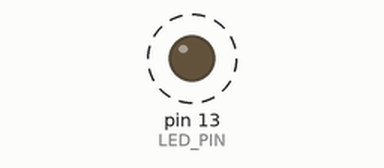
The sketch below on a simulated Arduino Uno, built with avr-gcc and run on an emulated ATmega328P. Parts: output pins drawn as LEDs (lit = HIGH). Dashed ring = blinking.

Above: at 0.2 s.
Timing chart, 0 to 3.0 s (numbered marks = the images above):
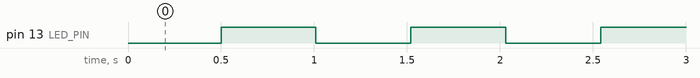

The sketch:

Clock_using_interrupts.ino
```cpp
// (licence header left out)
/* @Warning - this code breaks if you use any timer-2 functions such as tone.
 *
 * @Warning - there is a bug between the timer ISR and the Arduino analogWrite function.  If you
 * need to use the PWM from within the ISR then use the "fast PWM"
 *
 *
 * Arduino - SecretsOfArduinoPWM (http://arduino.cc/en/Tutorial/SecretsOfArduinoPWM)
 *
 *    void setup(){
 *        .
 *        .
 *        .
 *        pinMode(3, OUTPUT);
 *        pinMode(11, OUTPUT);
 *        TCCR2A = _BV(COM2A1) | _BV(COM2B1) | _BV(WGM21) | _BV(WGM20);
 *        TCCR2B = _BV(CS22);                                               // This register controls PWM frequency

 *        OCR2A = 0;                                                        // Arduino I/O pin # 11 duty cycle
 *        OCR2B = 0;                                                        // Arduino I/O pin # 3 duty cycle
 *        .
 *        .
 *        .
 *    }
 *
 *    void loop(){
 *        .
 *        .
 *        .
 *        OCR2A = pin_11_PWM_DC;
 *        OCR2B = pin_3_PWM_DC;
 *        .
 *        .
 *        .
 *    }
 */


// AVR GCC libraries for more information see:
//     avr-libc: Modules (http://www.nongnu.org/avr-libc/user-manual/modules.html)
//     The GNU C Library (https://www.gnu.org/software/libc/manual/)

    #include <avr/io.h>
    #include <avr/interrupt.h>
    #include <stdint.h>
    #include <string.h>
    #include <ctype.h>

// Alias

    #define LED_PIN 13
    #define F_CLK 16000000L

// Project specific includes

// Global variables


void setup(){

    pinMode(LED_PIN, OUTPUT);

    init_timer_1_CTC(100);                          // Enable the timer ISR
}


/*********************************************************************************
 *  ______  ____   _____   ______  _____  _____    ____   _    _  _   _  _____
 * |  ____|/ __ \ |  __ \ |  ____|/ ____||  __ \  / __ \ | |  | || \ | ||  __ \
 * | |__  | |  | || |__) || |__  | |  __ | |__) || |  | || |  | ||  \| || |  | |
 * |  __| | |  | ||  _  / |  __| | | |_ ||  _  / | |  | || |  | || . ` || |  | |
 * | |    | |__| || | \ \ | |____| |__| || | \ \ | |__| || |__| || |\  || |__| |
 * |_|     \____/ |_|  \_\|______|\_____||_|  \_\ \____/  \____/ |_| \_||_____/
 *
 ********************************************************************************/

ISR(TIMER1_COMPA_vect){

/** @brief This Interrupt Service Routine (ISR) serves as the 100 Hz heartbeat
 * for the Arduino. See the companion function init_timer_1_CTC for additional
 * information.
 *
 * @ Note:
 *    1) Compiler generated code pushes status register and any used registers to stack.
 *    2) Calling a subroutine from the ISR causes compiler to save all 32 registers; a
 *       slow operation (fact check).
 *    3) Status and used registers are popped by compiler generated code.
 */

    static uint8_t LED_shadow;
    static uint8_t time_in_state = 0;

    time_in_state++;

    if (time_in_state > 50){
        time_in_state = 0;
        LED_shadow = !LED_shadow;
    }

    digitalWrite(LED_PIN, LED_shadow);

}


/*********************************************************************************
 *  ____            _____  _  __ _____  _____    ____   _    _  _   _  _____
 * |  _ \    /\    / ____|| |/ // ____||  __ \  / __ \ | |  | || \ | ||  __ \
 * | |_) |  /  \  | |     | ' /| |  __ | |__) || |  | || |  | ||  \| || |  | |
 * |  _ <  / /\ \ | |     |  < | | |_ ||  _  / | |  | || |  | || . ` || |  | |
 * | |_) |/ ____ \| |____ | . \| |__| || | \ \ | |__| || |__| || |\  || |__| |
 * |____//_/    \_\\_____||_|\_\\_____||_|  \_\ \____/  \____/ |_| \_||_____/
 *
 ********************************************************************************/

void loop(){

  // Nothing to see here...

}


/********************************************************************************/

void init_timer_1_CTC(long desired_ISR_freq){
/**
 * @brief Configure timer #1 to operate in Clear Timer on Capture Match (CTC Mode)
 *
 *      desired_ISR_freq = (F_CLK / prescale value) /  Output Compare Registers
 *
 *   For example:
 *        Given an Arduino Uno: F_clk = 16 MHz
 *        let prescale                = 64
 *        let desired ISR heartbeat   = 100 Hz
 *
 *        if follows that OCR1A = 2500
 *
 * @param desired_ISR_freq is the desired operating frequency of the ISR
 * @param F_CLK must be defined globally e.g., #define F_CLK 16000000L
 *
 * @return void
 *
 * @note The prescale value is set manually in this function.  Refer to ATMEL ATmega48A/PA/88A/PA/168A/PA/328/P datasheet for specific settings.
 *
 * @warning There are no checks on the desired_ISR_freq parameter.  Use this function with caution.
 *
 * @warning Use of this code will break the Arduino Servo() library.
 */
    cli();                                          // Disable global
    TCCR1A = 0;                                     // Clear timer counter control registers.  The initial value is zero but it appears Arduino code modifies them on startup...
    TCCR1B = 0;
    TCCR1B |= (1 << WGM12);                         // Timer #1 using CTC mode
    TIMSK1 |= (1 << OCIE1A);                        // Enable CTC interrupt
    TCCR1B |= (1 << CS10)|(1 << CS11);              // Prescale: divide by F_CLK by 64.  Note SC12 already cleared
    OCR1A = (F_CLK / 64L) / desired_ISR_freq;       // Interrupt when TCNT1 equals the top value of the counter specified by OCR
    sei();                                          // Enable global
}
```

Measured:
- by itself, pin 13 (LED_PIN): alternates HIGH for 0.51 s and LOW for 0.51 s
